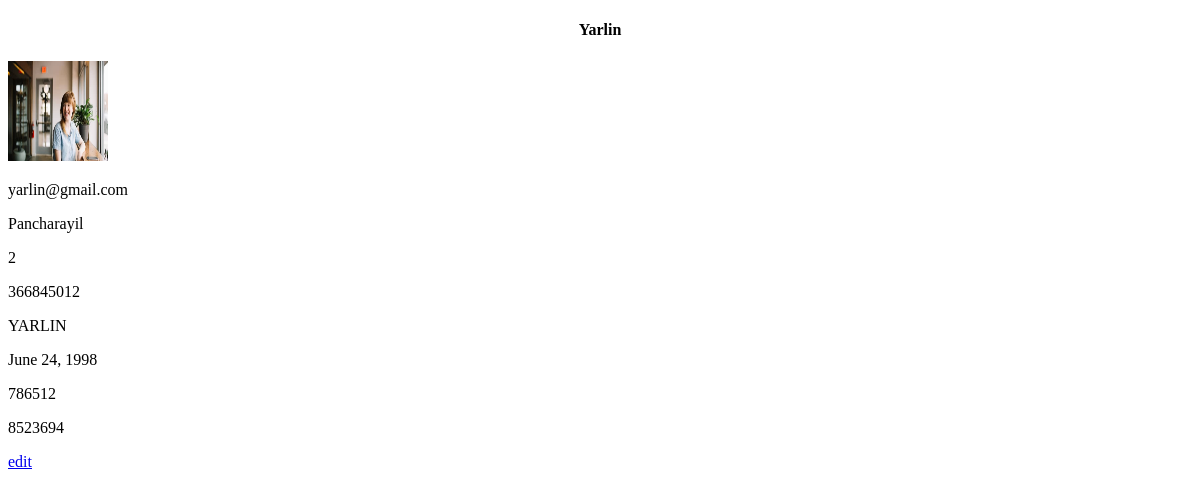
Page /profileview (signed in) on the earlier database version.
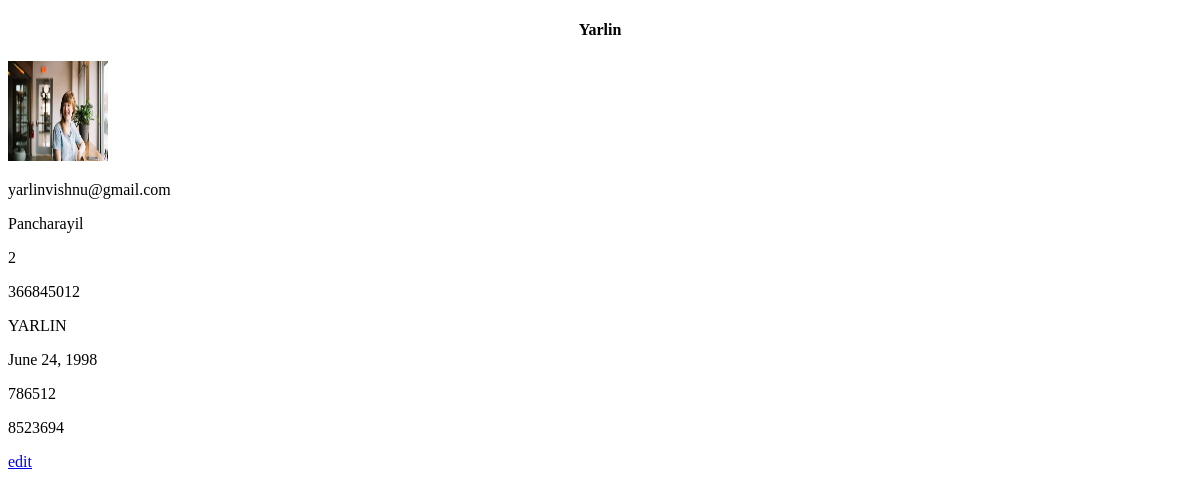
Same page on the later database version.
### app/models.py (models this page shows, shortened)
class User(models.Model):
    user_id=models.ForeignKey(CustomUser,on_delete=models.CASCADE)
    name=models.CharField(max_length=100)
    account_no=models.IntegerField()
    image=models.FileField(upload_to='media')
    address=models.CharField(max_length=100)
    email=models.CharField(max_length=100)
    age=models.IntegerField()
    phone=models.IntegerField()
    dob=models.DateField()
    adharcard=models.IntegerField()
    pancard=models.IntegerField()
    initial_amount=models.IntegerField()

class CustomUser(AbstractUser):
    status_choice=(('accepted','accepted'),('rejected','rejected'),('pending','pending'))
    user_type=models.CharField(max_length=100)
    status=models.CharField(choices=status_choice,default='pending',max_length=200)

### app/views.py (the view)
# urls.py: path('profileview',views.profileview),
def profileview(request):
    data=CustomUser.objects.get(id=request.user.id)
    data1=User.objects.get(user_id=data)
    return render(request,'profileview.html',{'data1':data1})

### templates/profileview.html (shortened to what this page needs)
<!DOCTYPE html>
<html lang="en">
<head>
</head>
<body>
    <h4 style="text-align: center;">{{data1.name}}</h4>
    <div>
       <p><img src="{{ data1.image.url }}" alt=""height="100px" width="100px"></p>
       <p>{{data1.email}}</p>
       <p>{{data1.address}}</p>
       <p>{{data1.age}}</p>
       <p>{{data1.adharcard}}</p>
    </div>
    <div>
        <p>{{data1.user_id.username}}</p>
        <p>{{data1.dob}}</p>
        <p>{{data1.phone}}</p>
        <p>{{data1.pancard}}</p>
    </div>
    <p><a href="{% url 'edit' id=data1.id %}">edit</a><p>
</body>
</html>

Differences in the rows shown:
changed User "Yarlin": email "yarlin@gmail.com" → "yarlinvishnu@gmail.com"
